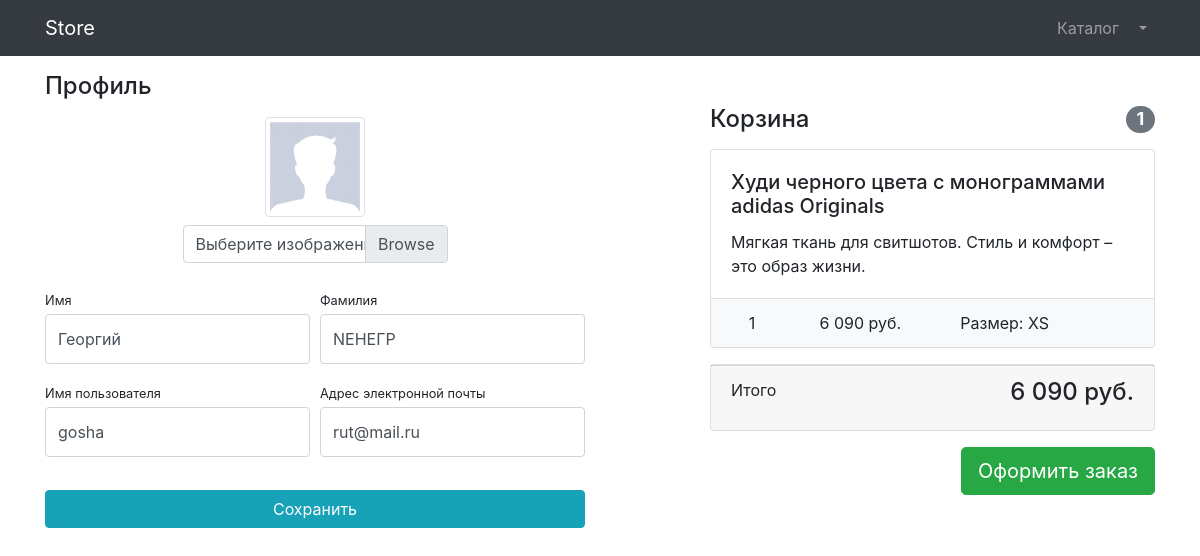
/users/profiles/1/ (signed in), run on the app's committed database.
### users/models.py (models this page shows)
class User(AbstractUser):
    image = models.ImageField(upload_to='user_images', blank=True)
    is_verified_email = models.BooleanField(default=False)
    class Meta:
        unique_together = ('email',)

### products/models.py (models this page shows, shortened)
class Basket(models.Model):
    SIZES = ((0, 'XS'),
             (1, 'S'),
             (2, 'M'),
             (3, 'L'),
             (4, 'XL'),
             (5, 'XXL'))
    user = models.ForeignKey(to=User, on_delete=models.CASCADE, null=True, blank=True)
    product = models.ForeignKey(to=Products, on_delete=models.CASCADE)
    quantity = models.PositiveSmallIntegerField(default=0)
    size = models.SmallIntegerField(default=0, choices=SIZES)
    created_timestamp = models.DateTimeField(auto_now_add=True)
    objects = BasketQuerySet.as_manager()
    def sum(self):
        return self.product.price * self.quantity

class Products(models.Model):
    name = models.CharField(max_length=256)
    image = models.ImageField(upload_to='products_images')
    description = models.TextField()
    price = models.IntegerField()
    quantity = models.PositiveIntegerField(default=0)
    stripe_product_id = models.CharField(max_length=128, null=True, blank=True)
    category = models.ManyToManyField(Categories)
    class Meta:
        verbose_name = 'product'
        verbose_name_plural = 'products'

### users/views.py (the view, shortened to what this page needs)
# urls.py: path('profiles/<int:pk>/', login_required(UserProfileView.as_view()), name='profiles'),
class UserProfileView(SuccessMessageMixin, CommandContextMixin, UpdateView):
    model = User
    template_name = 'users/profiles.html'
    form_class = UserProfilesForm
    success_message = 'Изменения сохранены!'
    title = 'Store - Личный кабинет'
    def get(self, request, *args, **kwargs):
        current_user = User.objects.get(id=self.request.user.pk)
        if current_user.pk != kwargs['pk']:
            return HttpResponseRedirect(reverse('users:profiles', args=(self.request.user.pk,)))
        else:
            return super().get(request, *args, **kwargs)

### users/forms.py
class UserProfilesForm(UserChangeForm):
    first_name = forms.CharField(widget=forms.TextInput(attrs={
        'class': 'form-control  py-4'}), max_length=50, min_length=4)
    last_name = forms.CharField(widget=forms.TextInput(attrs={
        'class': 'form-control py-4'}), max_length=50, min_length=4)
    username = forms.CharField(widget=forms.TextInput(attrs={
        'class': 'form-control py-4'}), max_length=50, min_length=4)
    email = forms.CharField(widget=forms.EmailInput(attrs={
        'class': 'form-control py-4'}))
    image = forms.ImageField(widget=forms.FileInput(attrs={
        'class': 'custom-file-input', 'size': '50'}), required=False)
    class Meta:
        model = User
        fields = ('first_name', 'last_name', 'username', 'email', 'image')

### command/views.py (called while the page is built)
    def get_context_data(self, **kwargs):
        context = super(CommandContextMixin, self).get_context_data(**kwargs)
        context['title'] = self.title
        return context

### products/context_processors.py (called while the page is built)
def basket(request):
    user = request.user
    return {'basket': Basket.objects.filter(user=user) if user.is_authenticated else []}

### products/models.py (called while the page is built)
    def general_quantity(self):
        return sum(basket.quantity for basket in self)

    def general_sum(self):
        return sum(basket.sum() for basket in self)

### users/templates/users/profiles.html (shortened to what this page needs)
{% extends 'products/base.html' %}
{% load static humanize %}
{% block css %}
    <link href="{% static 'vendor/css/profile.css' %}" rel="stylesheet">
{% endblock %}
{% block content %}
    <div class="container">
        <div class="row d-flex justify-content-between">
            <div class="col-lg-6">
                <h4 class="mt-3 mb-3">Профиль</h4>
                <div class="col-lg-12 text-center">
                    <img width="100" height="100"
                         src="{% if user.image %}
                                {{ user.image.url }}
                              {% else %}
                                {% static 'vendor/img/users/default_avatar.jpg' %}
                              {% endif %}"
                         class="img-thumbnail">
                </div>
                <form action="{% url 'users:profiles' user.id %}" method="post" enctype="multipart/form-data">
                    <div class="form-row mb-4 mt-2 d-flex justify-content-center">
                        <div class="col-lg-6">
                            <div class="custom-file">
                                <label class="custom-file-label" for="{{ form.image.id_for_label }}">
                                    Выберите изображение
                                </label>
                            </div>
                        </div>
                    </div>
                    <div class="form-row">
                        <div class="col-lg-6">
                            <div class="form-group">
                                <label class="small mb-1" for="{{ form.first_name.id_for_label }}">
                                    Имя
                                </label>
                                {{ form.first_name }}
                            </div>
                        </div>
                        <div class="col-lg-6">
                            <div class="form-group">
                                <label class="small mb-1" for="{{ form.last_name.id_for_label }}">
                                    Фамилия
                                </label>
                                {{ form.last_name }}
                            </div>
                        </div>
                    </div>
                    <div class="form-row">
                        <div class="col-lg-6">
                            <label class="small mb-1" for="{{ form.username.id_for_label }}">
                                Имя пользователя
                            </label>
                            {{ form.username }}
                        </div>
                        <div class="col-lg-6">
                            <label class="small mb-1" for="{{ form.email.id_for_label }}">
                                Адрес электронной почты
                            </label>
                            {{ form.email }}
                        </div>
                    </div>
                    <div class="form-row">
                        <div class="col-lg-12" style="margin-top: 33px;">
                            <input class="btn btn-info btn-block" type="submit" value="Сохранить">
                        </div>
                    </div>
                </form>
            </div>
            <div class="col-lg-5 d-flex align-items-center">
                {% include 'products/baskets.html' %}
            </div>
        </div>
    </div>
{% endblock %}

### products/templates/products/base.html (shortened to what this page needs)
{% load static %}
<!DOCTYPE html>
<html lang="en">
<head>
    <link href="{% static 'vendor/bootstrap/css/bootstrap.min.css' %}" rel="stylesheet">
    {% block css %} {% endblock %}
</head>
<body>
<nav class="navbar navbar-expand-lg navbar-dark bg-dark fixed-top">
    <div class="container">
        <a class="navbar-brand" href="{% url 'index' %}">Store</a>
        <div class="collapse navbar-collapse" id="navbarResponsive">
            <ul class="navbar-nav ml-auto">
                <li class="nav-item">
                    <a class="nav-link" href="{% url 'products:index' %}">
                        Каталог
                    </a>
                </li>
                {% if user.is_authenticated %}
                    <li class="nav-item dropdown">
                        <a class="nav-link dropdown-toggle" href="#" id="navbarDropdown" role="button"
                           data-bs-toggle="dropdown" aria-expanded="false">
                        </a>
                    </li>
                {% endif %}
            </ul>
        </div>
    </div>
</nav>
{% block content %} {% endblock %}
</body>
</html>

### products/templates/products/baskets.html (shortened to what this page needs)
{% load humanize %}
{% if basket %}
    <div class="mt-3 mb-3">
        <h4 class="mt-3 mb-3 d-flex justify-content-between align-items-center mb-3">
            Корзина <span class="badge badge-secondary badge-pill">{{ basket.general_quantity }}</span>
        </h4>
        {% for item in basket %}
            <div class="card mb-3">
                <div class="card-body">
                    <h5 class="card-title">{{ item.product.name }}</h5>
                    <p class="card-text">{{ item.product.description }}</p>
                </div>
                <ul class="list-group list-group-flush">
                    <li class="list-group-item bg-light">
                        <div class="row text-center">
                            <div class="col-lg-2">
                                {{ item.quantity }}
                            </div>
                            <div class="col-lg-4">{{ item.sum|intcomma }} руб.</div>
                            <div class="col-lg-4">Размер: {{ item.get_size_display }}</div>
                            <div class="col-lg-2">
                            </div>
                        </div>
                    </li>
                </ul>
            </div>
        {% endfor %}
        <div class="card mb-3">
            <div class="card-footer">
                <p class="float-left">Итого</p>
                <h4 class="float-right">{{ basket.general_sum|intcomma }} руб.</h4>
            </div>
        </div>
        <a class="btn btn-success btn-lg float-right" href="{% url 'orders:orders_create' %}">
            Оформить заказ
        </a>
    </div>
{% endif %}

### data on the page
User: first_name "Георгий", last_name "NEНЕГР", username "gosha", email "rut@mail.ru"
Basket: general_quantity "1", product.name "Худи черного цвета с монограммами adidas Originals", product.description "Мягкая ткань для свитшотов. Стиль и комфорт – это образ жизни.", quantity "1", sum "6 090", size "XS", general_sum "6 090"
